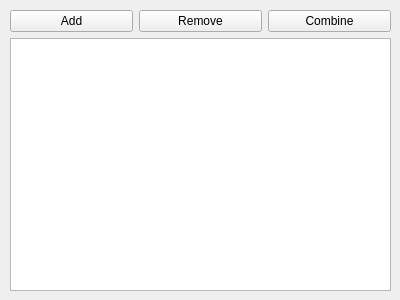
<?xml version="1.0" encoding="UTF-8"?>
<ui version="4.0">
 <class>SurfaceCombineView</class>
 <widget class="QWidget" name="SurfaceCombineView">
  <property name="geometry">
   <rect>
    <x>0</x>
    <y>0</y>
    <width>400</width>
    <height>300</height>
   </rect>
  </property>
  <property name="windowTitle">
   <string>Form</string>
  </property>
  <widget class="QWidget" name="verticalLayoutWidget">
   <property name="geometry">
    <rect>
     <x>10</x>
     <y>10</y>
     <width>381</width>
     <height>281</height>
    </rect>
   </property>
   <layout class="QVBoxLayout" name="verticalLayout">
    <item>
     <layout class="QHBoxLayout" name="horizontalLayout">
      <item>
       <widget class="QPushButton" name="AddBtn">
        <property name="text">
         <string>Add</string>
        </property>
       </widget>
      </item>
      <item>
       <widget class="QPushButton" name="RemoveBtn">
        <property name="text">
         <string>Remove</string>
        </property>
       </widget>
      </item>
      <item>
       <widget class="QPushButton" name="CombineBtn">
        <property name="text">
         <string>Combine</string>
        </property>
       </widget>
      </item>
     </layout>
    </item>
    <item>
     <widget class="QListWidget" name="SurfaceList"/>
    </item>
   </layout>
  </widget>
 </widget>
 <resources/>
 <connections/>
</ui>
